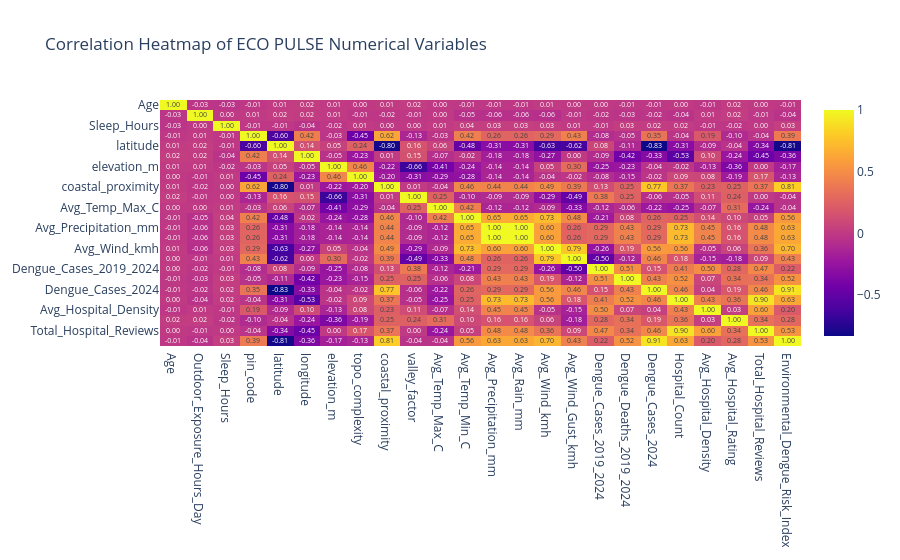

Source (notebook cell):
### Code cell
# 5. Correlation Heatmap — Numerical Variables

numeric_df = df.select_dtypes(include=["number"])
correlation = numeric_df.corr()

fig = px.imshow(
    correlation,
    text_auto=".2f",
    aspect="auto",
    title="Correlation Heatmap of ECO PULSE Numerical Variables"
)
fig.show()

### Figure 1 — Plotly figure (JSON) as saved in the notebook; plotly's stock layout.template omitted (floating-point values rounded to 4 significant figures; data arrays with more than 128 entries replaced by an {"elided": "..."} marker saying what was removed)
{"data": [{"coloraxis": "coloraxis", "hovertemplate": "x: %{x}<br>y: %{y}<br>color: %{z}<extra></extra>", "name": "0", "texttemplate": "%{z:.2f}", "type": "heatmap", "x": ["Age", "Outdoor_Exposure_Hours_Day", "Sleep_Hours", "pin_code", "latitude", "longitude", "elevation_m", "topo_complexity", "coastal_proximity", "valley_factor", "Avg_Temp_Max_C", "Avg_Temp_Min_C", "Avg_Precipitation_mm", "Avg_Rain_mm", "Avg_Wind_kmh", "Avg_Wind_Gust_kmh", "Dengue_Cases_2019_2024", "Dengue_Deaths_2019_2024", "Dengue_Cases_2024", "Hospital_Count", "Avg_Hospital_Density", "Avg_Hospital_Rating", "Total_Hospital_Reviews", "Environmental_Dengue_Risk_Index"], "xaxis": "x", "y": ["Age", "Outdoor_Exposure_Hours_Day", "Sleep_Hours", "pin_code", "latitude", "longitude", "elevation_m", "topo_complexity", "coastal_proximity", "valley_factor", "Avg_Temp_Max_C", "Avg_Temp_Min_C", "Avg_Precipitation_mm", "Avg_Rain_mm", "Avg_Wind_kmh", "Avg_Wind_Gust_kmh", "Dengue_Cases_2019_2024", "Dengue_Deaths_2019_2024", "Dengue_Cases_2024", "Hospital_Count", "Avg_Hospital_Density", "Avg_Hospital_Rating", "Total_Hospital_Reviews", "Environmental_Dengue_Risk_Index"], "yaxis": "y", "z": {"elided": "24x24 float values"}}], "layout": {"coloraxis": {"colorscale": [[0, "#0d0887"], [0.1111, "#46039f"], [0.2222, "#7201a8"], [0.3333, "#9c179e"], [0.4444, "#bd3786"], [0.5556, "#d8576b"], [0.6667, "#ed7953"], [0.7778, "#fb9f3a"], [0.8889, "#fdca26"], [1, "#f0f921"]]}, "title": {"text": "Correlation Heatmap of ECO PULSE Numerical Variables"}, "xaxis": {"anchor": "y", "domain": [0, 1]}, "yaxis": {"anchor": "x", "autorange": "reversed", "domain": [0, 1]}}}
